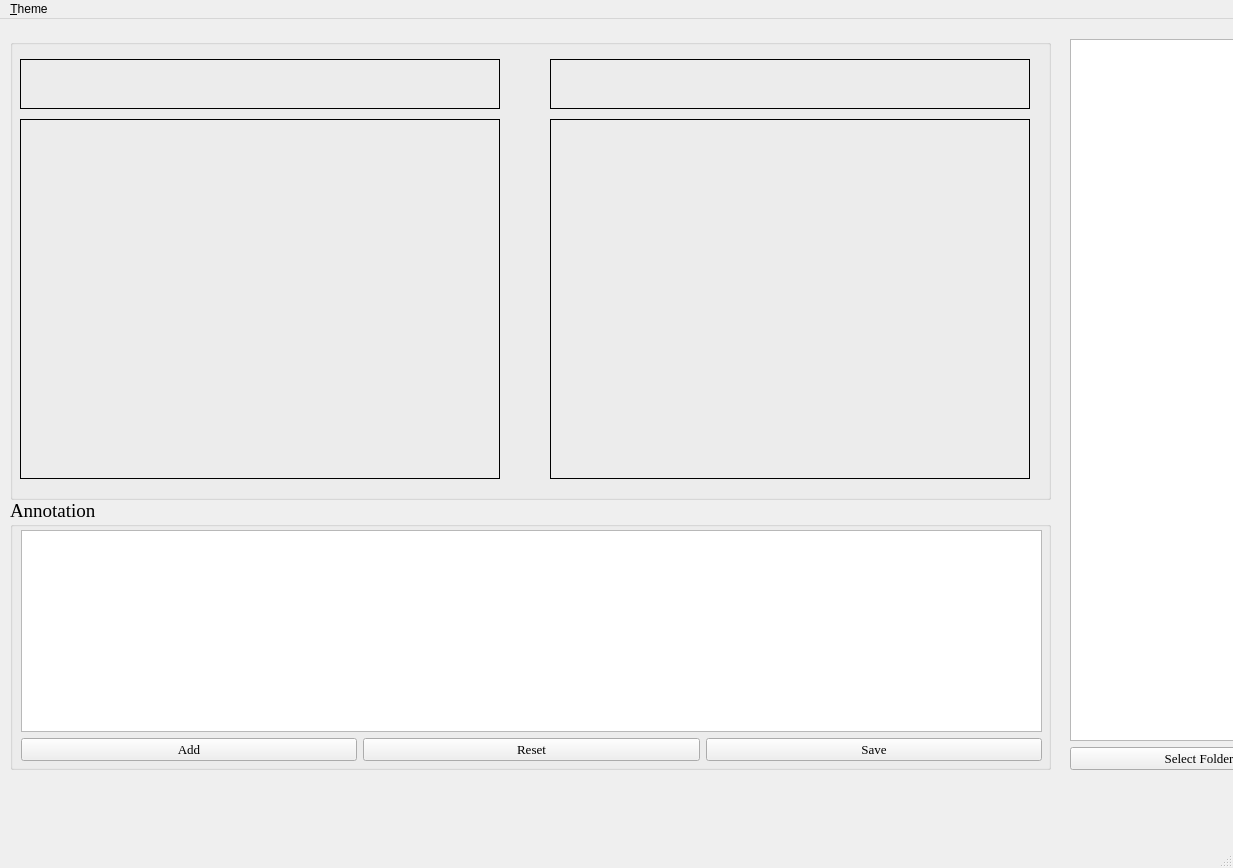
<?xml version="1.0" encoding="UTF-8"?>
<ui version="4.0">
 <class>MainWindow</class>
 <widget class="QMainWindow" name="MainWindow">
  <property name="geometry">
   <rect>
    <x>0</x>
    <y>0</y>
    <width>1233</width>
    <height>868</height>
   </rect>
  </property>
  <property name="windowTitle">
   <string>MainWindow</string>
  </property>
  <widget class="QWidget" name="centralwidget">
   <widget class="QGroupBox" name="groupBox">
    <property name="geometry">
     <rect>
      <x>10</x>
      <y>20</y>
      <width>1041</width>
      <height>461</height>
     </rect>
    </property>
    <property name="title">
     <string/>
    </property>
    <widget class="QLabel" name="label_show1">
     <property name="geometry">
      <rect>
       <x>10</x>
       <y>20</y>
       <width>480</width>
       <height>50</height>
      </rect>
     </property>
     <property name="font">
      <font>
       <family>Times New Roman</family>
       <pointsize>14</pointsize>
      </font>
     </property>
     <property name="frameShape">
      <enum>QFrame::Box</enum>
     </property>
     <property name="text">
      <string/>
     </property>
     <property name="alignment">
      <set>Qt::AlignCenter</set>
     </property>
    </widget>
    <widget class="QLabel" name="show_1">
     <property name="geometry">
      <rect>
       <x>10</x>
       <y>80</y>
       <width>480</width>
       <height>360</height>
      </rect>
     </property>
     <property name="frameShape">
      <enum>QFrame::Box</enum>
     </property>
     <property name="text">
      <string/>
     </property>
    </widget>
    <widget class="QLabel" name="label_show2">
     <property name="geometry">
      <rect>
       <x>540</x>
       <y>20</y>
       <width>480</width>
       <height>50</height>
      </rect>
     </property>
     <property name="font">
      <font>
       <family>Times New Roman</family>
       <pointsize>14</pointsize>
      </font>
     </property>
     <property name="frameShape">
      <enum>QFrame::Box</enum>
     </property>
     <property name="text">
      <string/>
     </property>
     <property name="alignment">
      <set>Qt::AlignCenter</set>
     </property>
    </widget>
    <widget class="QWidget" name="widget" native="true">
     <property name="geometry">
      <rect>
       <x>540</x>
       <y>80</y>
       <width>481</width>
       <height>361</height>
      </rect>
     </property>
     <widget class="QLabel" name="show_2">
      <property name="geometry">
       <rect>
        <x>0</x>
        <y>0</y>
        <width>480</width>
        <height>360</height>
       </rect>
      </property>
      <property name="frameShape">
       <enum>QFrame::Box</enum>
      </property>
      <property name="text">
       <string/>
      </property>
     </widget>
    </widget>
   </widget>
   <widget class="QGroupBox" name="groupBox_2">
    <property name="geometry">
     <rect>
      <x>10</x>
      <y>480</y>
      <width>1041</width>
      <height>271</height>
     </rect>
    </property>
    <property name="font">
     <font>
      <family>Times New Roman</family>
      <pointsize>14</pointsize>
     </font>
    </property>
    <property name="title">
     <string>Annotation</string>
    </property>
    <widget class="QWidget" name="layoutWidget">
     <property name="geometry">
      <rect>
       <x>11</x>
       <y>31</y>
       <width>1021</width>
       <height>231</height>
      </rect>
     </property>
     <layout class="QVBoxLayout" name="verticalLayout">
      <item>
       <widget class="QListWidget" name="txt_list">
        <property name="font">
         <font>
          <family>Times New Roman</family>
          <pointsize>12</pointsize>
          <weight>75</weight>
          <bold>true</bold>
         </font>
        </property>
       </widget>
      </item>
      <item>
       <layout class="QHBoxLayout" name="horizontalLayout">
        <item>
         <widget class="QPushButton" name="push_add">
          <property name="font">
           <font>
            <pointsize>10</pointsize>
           </font>
          </property>
          <property name="text">
           <string>Add</string>
          </property>
         </widget>
        </item>
        <item>
         <widget class="QPushButton" name="push_reset">
          <property name="font">
           <font>
            <pointsize>10</pointsize>
           </font>
          </property>
          <property name="text">
           <string>Reset</string>
          </property>
         </widget>
        </item>
        <item>
         <widget class="QPushButton" name="push_save">
          <property name="font">
           <font>
            <pointsize>10</pointsize>
           </font>
          </property>
          <property name="text">
           <string>Save</string>
          </property>
         </widget>
        </item>
       </layout>
      </item>
     </layout>
    </widget>
   </widget>
   <widget class="QWidget" name="layoutWidget">
    <property name="geometry">
     <rect>
      <x>1070</x>
      <y>20</y>
      <width>258</width>
      <height>731</height>
     </rect>
    </property>
    <layout class="QVBoxLayout" name="verticalLayout_2">
     <item>
      <widget class="QListWidget" name="file_list"/>
     </item>
     <item>
      <widget class="QPushButton" name="push_select">
       <property name="font">
        <font>
         <family>Times New Roman</family>
         <pointsize>10</pointsize>
        </font>
       </property>
       <property name="text">
        <string>Select Folder</string>
       </property>
      </widget>
     </item>
    </layout>
   </widget>
  </widget>
  <widget class="QStatusBar" name="statusbar"/>
  <widget class="QMenuBar" name="menubar">
   <property name="geometry">
    <rect>
     <x>0</x>
     <y>0</y>
     <width>1233</width>
     <height>22</height>
    </rect>
   </property>
   <widget class="QMenu" name="menu_Theme">
    <property name="title">
     <string>&amp;Theme</string>
    </property>
    <addaction name="separator"/>
    <addaction name="action_dark_amber"/>
    <addaction name="action_dark_blue"/>
    <addaction name="actionDark_Lightgreen"/>
    <addaction name="action_dark_teal"/>
    <addaction name="action_dark_red"/>
    <addaction name="action_Dark_Pink"/>
    <addaction name="action_light_amber"/>
    <addaction name="action_light_blue"/>
    <addaction name="actionLight_Lightgreen"/>
    <addaction name="action_light_teal"/>
    <addaction name="action_light_red"/>
    <addaction name="actionLight_Pink"/>
   </widget>
   <addaction name="menu_Theme"/>
  </widget>
  <action name="action_dark_amber">
   <property name="text">
    <string>Dark_Amber</string>
   </property>
  </action>
  <action name="action_dark_blue">
   <property name="text">
    <string>Dark_Blue</string>
   </property>
  </action>
  <action name="action_light_amber">
   <property name="text">
    <string>Light_Amber</string>
   </property>
  </action>
  <action name="action_light_blue">
   <property name="text">
    <string>&amp;Light_Blue</string>
   </property>
  </action>
  <action name="action_dark_teal">
   <property name="text">
    <string>&amp;Dark_Teal</string>
   </property>
  </action>
  <action name="action_light_teal">
   <property name="text">
    <string>&amp;Light_Teal</string>
   </property>
  </action>
  <action name="action_light_red">
   <property name="text">
    <string>&amp;Light_Red</string>
   </property>
  </action>
  <action name="action_dark_red">
   <property name="text">
    <string>&amp;Dark_Red</string>
   </property>
  </action>
  <action name="action_Dark_Pink">
   <property name="text">
    <string>&amp;Dark_Pink</string>
   </property>
  </action>
  <action name="actionLight_Pink">
   <property name="text">
    <string>Light_Pink</string>
   </property>
  </action>
  <action name="actionDark_Lightgreen">
   <property name="text">
    <string>Dark_Lightgreen</string>
   </property>
  </action>
  <action name="actionLight_Lightgreen">
   <property name="text">
    <string>Light_Lightgreen</string>
   </property>
  </action>
 </widget>
 <resources/>
 <connections/>
</ui>
